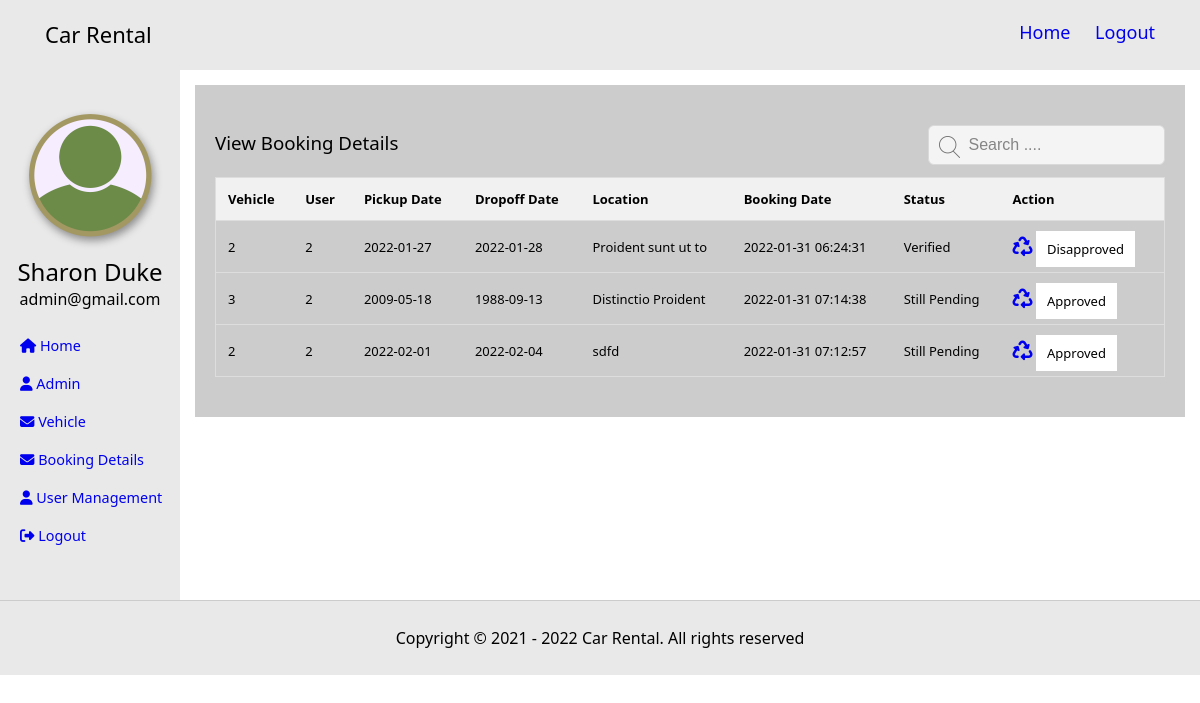
/admin/viewbooking.php (signed in), run on an earlier commit of the app's database.
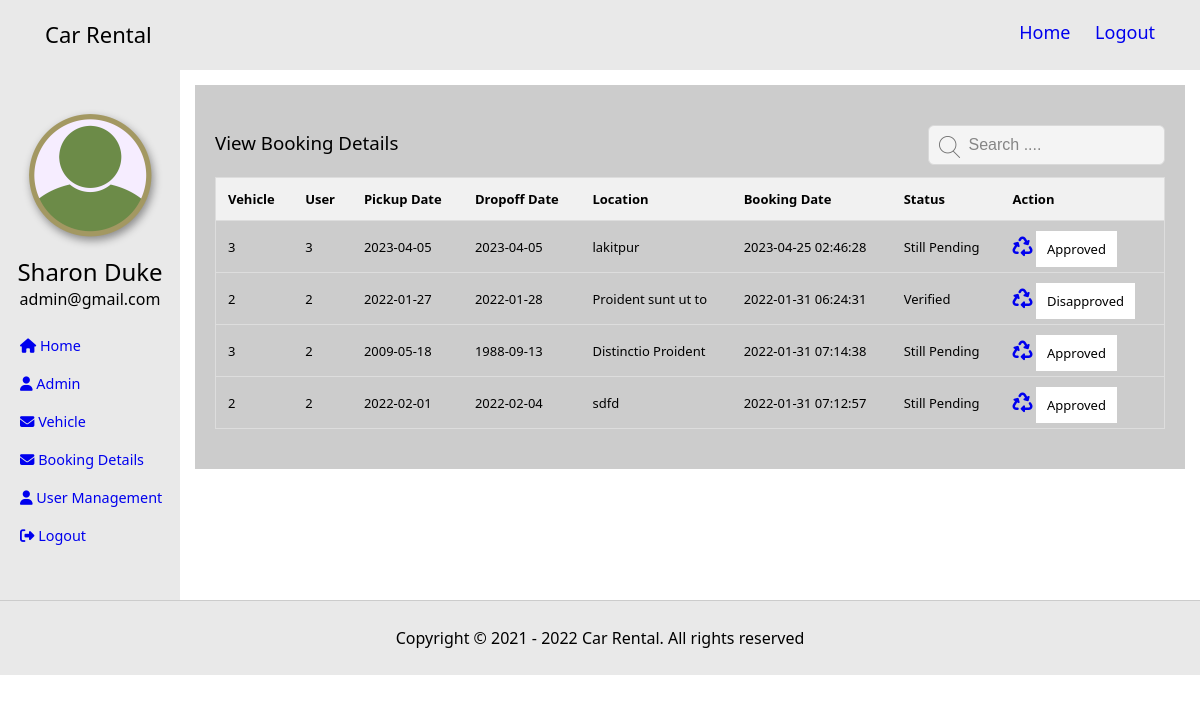
And on a later commit of the database.
### tables this page shows
CREATE TABLE `booking` (
  `booking_ID` int(11) NOT NULL,
  `vehicle_ID` int(11) NOT NULL,
  `user_ID` int(11) NOT NULL,
  `book_date` timestamp NOT NULL DEFAULT current_timestamp() ON UPDATE current_timestamp(),
  `pickup` varchar(100) NOT NULL,
  `dropoff` varchar(100) NOT NULL,
  `location` varchar(250) NOT NULL,
  `status` int(11) NOT NULL
);

### admin/viewbooking.php (the view, shortened to what this page needs)
 <?php require "header.php"; ?>
<?php
require "../database.php";
$booking = $pdo->prepare("SELECT *
            FROM booking
            -- JOIN vehicle v
            -- ON b.vehicle_ID = v.vehicle_ID
            -- JOIN user u
            -- ON b.user_ID = u.user_ID
            ORDER BY booking_ID DESC
              ");
$booking->execute();
 ?>
<section>
  <div class="container-fluid">
    <div class="row">
      <div class="first">
        <?php require "sidebar.php"; ?>
      </div>
      <div class="second">
        <div class="right">
          <div class="detail">
            <div class="row">
              <div class="sort1">
                <h3>View Booking Details</h3>
              </div>
              <div class="sort">
              <input type="text" class="sorts" id="myInput" onkeyup="myFunction()" placeholder="Search ...." title="Type in a name">
            </div>
            </div>
            <table id="myTable">
                <tr class="header">
                  <th>Vehicle</th>
                  <th>User</th>
                  <th>Pickup Date</th>
                  <th>Dropoff Date</th>
                  <th>Location</th>
                  <th>Booking Date</th>
                  <th>Status</th>
                  <th>Action</th>
                </tr>
                <?php foreach ($booking as $row) {?>
                <tr>
                   <td><?php echo $row['vehicle_ID']; ?></td>
                  <td><?php echo $row['user_ID']; ?></td>
                  <td><?php echo $row['pickup']; ?></td>
                  <td><?php echo $row['dropoff']; ?></td>
                  <td><?php echo $row['location']; ?></td>
                  <td><?php  echo $row['book_date']; ?></td>
                  <?php if($row['status']=="0"){ ?>
                     <td><?php echo "Still Pending"; ?></td>
                  <?php } else if ($row['status'=="1"]) {
                   ?> <td><?php  echo "Verified";?>
                  </td>
                  <?php } ?>
                  <td>
                    <a style="font-size:20px;" title="Delete Booking"  <?php echo 'href="viewbooking.php?det='.$row['booking_ID'].'"' ?>><i class="fas fa-recycle"></i></a>
                    <?php
                                if($row['status']==0){
                      echo "<span class='btna'><a class='btn btn-success bt mb-2' href='?type=status&operation=deactive&id=".$row['booking_ID']."'>Approved</a></span>&nbsp;";
                    }else{
                      echo "<span class='btnd'><a class='btn btn-warning bt mb-2' href='?type=status&operation=active&id=".$row['booking_ID']."'>Disapproved</a></span>&nbsp;";
                    }
                    ?>
                  </td>
                </tr>
              <?php } ?>
              </table>
          </div>
        </div>
      </div>
    </div>
  </div>
</section>
<?php require "footer.php"; ?>

### admin/sidebar.php (shortened to what this page needs)
<?php
  require '../database.php';
  $admin_id = $_SESSION['admin_id'];
  $userprofile = $pdo->prepare("SELECT * FROM admin WHERE admin_ID = '$admin_id'");
  $userprofile->execute();
  ?>
<div>
  <div class="center">
    <img src="../image/avatar.png" alt="avatar" class="img-fluid adimg">
    <?php foreach ($userprofile as $row) {?>
    <h2><?php echo $row['name'] ?></h2>
    <p><?php echo $row['email']; ?></p>
  <?php } ?>
  </div>
  <div>
    <ul class="users">
      <li class="users1"><a class="users2" href="home.php"><i class="fas fa-home"></i> Home</a></li>
      <li class="users1"><a class="users2" href="addadmin.php"><i class="fas fa-user"></i> Admin</a></li>
      <li class="users1"><a class="users2" href="#" style="position: relative;"><i class="fas fa-envelope"></i> Vehicle</a>
      </li>
      <li class="users1"><a class="users2" href="#" style="position: relative;"><i class="fas fa-envelope"></i> Booking Details</a>
      </li>
      <li class="users1"><a class="users2" href="#" style="position: relative;"><i class="fas fa-user"></i> User Management</a>
      </li>
      <li class="users1"><a class="users2" href="logout.php"><i class="fas fa-sign-out-alt"></i> Logout</a></li>
    </ul>
  </div>
</div>

What changed in the data, as far as the page shows it:
added booking: vehicle_ID "3", user_ID "3", pickup "2023-04-05", dropoff "2023-04-05", location "lakitpur", book_date "2023-04-25 02:46:28", status "Still Pending"
